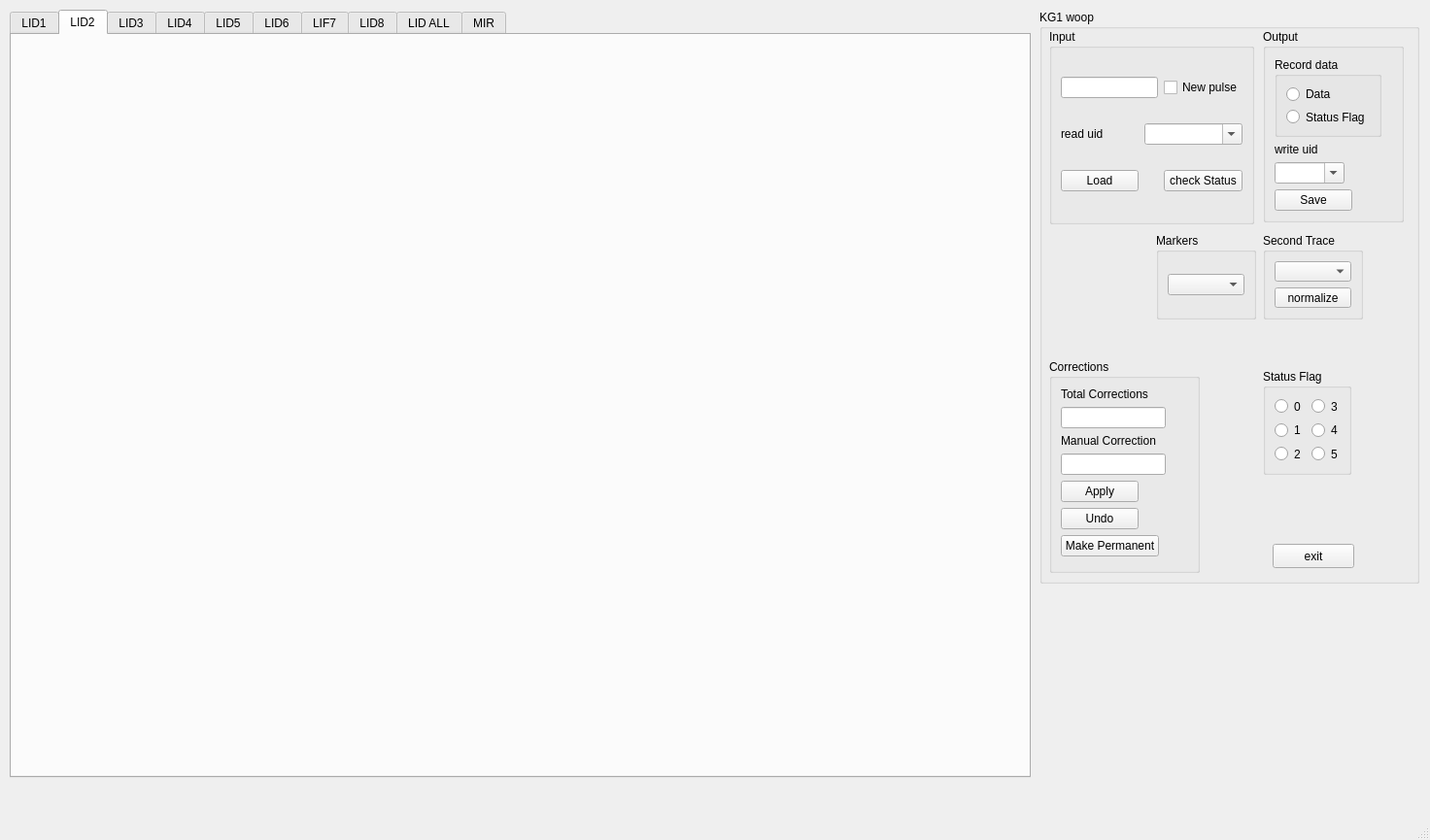
<?xml version="1.0" encoding="UTF-8"?>
<ui version="4.0">
 <class>MainWindow</class>
 <widget class="QMainWindow" name="MainWindow">
  <property name="geometry">
   <rect>
    <x>0</x>
    <y>0</y>
    <width>1472</width>
    <height>865</height>
   </rect>
  </property>
  <property name="minimumSize">
   <size>
    <width>1472</width>
    <height>865</height>
   </size>
  </property>
  <property name="maximumSize">
   <size>
    <width>1472</width>
    <height>865</height>
   </size>
  </property>
  <property name="windowTitle">
   <string>MainWindow</string>
  </property>
  <widget class="QWidget" name="centralwidget">
   <widget class="QTabWidget" name="tabWidget">
    <property name="geometry">
     <rect>
      <x>10</x>
      <y>10</y>
      <width>1051</width>
      <height>791</height>
     </rect>
    </property>
    <property name="whatsThis">
     <string>&lt;html&gt;&lt;head/&gt;&lt;body&gt;&lt;p&gt;LID1&lt;/p&gt;&lt;/body&gt;&lt;/html&gt;</string>
    </property>
    <property name="currentIndex">
     <number>1</number>
    </property>
    <widget class="QWidget" name="tab_LID1">
     <attribute name="title">
      <string>LID1</string>
     </attribute>
     <widget class="Canvas" name="widget_LID1" native="true">
      <property name="geometry">
       <rect>
        <x>0</x>
        <y>0</y>
        <width>1041</width>
        <height>781</height>
       </rect>
      </property>
     </widget>
    </widget>
    <widget class="QWidget" name="tab_LID2">
     <attribute name="title">
      <string>LID2</string>
     </attribute>
     <widget class="Canvas" name="widget_LID2" native="true">
      <property name="geometry">
       <rect>
        <x>0</x>
        <y>0</y>
        <width>1041</width>
        <height>781</height>
       </rect>
      </property>
     </widget>
    </widget>
    <widget class="QWidget" name="tab_LID3">
     <attribute name="title">
      <string>LID3</string>
     </attribute>
     <widget class="Canvas" name="widget_LID3" native="true">
      <property name="geometry">
       <rect>
        <x>0</x>
        <y>0</y>
        <width>1041</width>
        <height>781</height>
       </rect>
      </property>
     </widget>
    </widget>
    <widget class="QWidget" name="tab_LID4">
     <attribute name="title">
      <string>LID4</string>
     </attribute>
     <widget class="Canvas" name="widget_LID4" native="true">
      <property name="geometry">
       <rect>
        <x>0</x>
        <y>0</y>
        <width>1041</width>
        <height>781</height>
       </rect>
      </property>
     </widget>
    </widget>
    <widget class="QWidget" name="tab_5">
     <attribute name="title">
      <string>LID5</string>
     </attribute>
     <widget class="Canvas" name="widget_LID5" native="true">
      <property name="geometry">
       <rect>
        <x>0</x>
        <y>0</y>
        <width>1041</width>
        <height>781</height>
       </rect>
      </property>
     </widget>
    </widget>
    <widget class="QWidget" name="tab_6">
     <attribute name="title">
      <string>LID6</string>
     </attribute>
     <widget class="Canvas" name="widget_LID6" native="true">
      <property name="geometry">
       <rect>
        <x>0</x>
        <y>0</y>
        <width>1041</width>
        <height>781</height>
       </rect>
      </property>
     </widget>
    </widget>
    <widget class="QWidget" name="tab_7">
     <attribute name="title">
      <string>LIF7</string>
     </attribute>
     <widget class="Canvas" name="widget_LID7" native="true">
      <property name="geometry">
       <rect>
        <x>0</x>
        <y>0</y>
        <width>1041</width>
        <height>781</height>
       </rect>
      </property>
     </widget>
    </widget>
    <widget class="QWidget" name="tab_8">
     <attribute name="title">
      <string>LID8</string>
     </attribute>
     <widget class="Canvas" name="widget_LID8" native="true">
      <property name="geometry">
       <rect>
        <x>0</x>
        <y>0</y>
        <width>1041</width>
        <height>781</height>
       </rect>
      </property>
     </widget>
    </widget>
    <widget class="QWidget" name="tab_9">
     <attribute name="title">
      <string>LID ALL</string>
     </attribute>
     <widget class="Canvas" name="widget_LID_ALL" native="true">
      <property name="geometry">
       <rect>
        <x>0</x>
        <y>0</y>
        <width>1041</width>
        <height>781</height>
       </rect>
      </property>
     </widget>
    </widget>
    <widget class="QWidget" name="tab_10">
     <attribute name="title">
      <string>MIR</string>
     </attribute>
     <widget class="Canvas" name="widget_MIR" native="true">
      <property name="geometry">
       <rect>
        <x>0</x>
        <y>0</y>
        <width>1041</width>
        <height>781</height>
       </rect>
      </property>
     </widget>
    </widget>
   </widget>
   <widget class="QGroupBox" name="groupBox_8">
    <property name="geometry">
     <rect>
      <x>1070</x>
      <y>10</y>
      <width>391</width>
      <height>591</height>
     </rect>
    </property>
    <property name="title">
     <string>KG1 woop</string>
    </property>
    <widget class="QGroupBox" name="groupBox_3">
     <property name="geometry">
      <rect>
       <x>10</x>
       <y>20</y>
       <width>211</width>
       <height>201</height>
      </rect>
     </property>
     <property name="title">
      <string>Input</string>
     </property>
     <layout class="QGridLayout" name="gridLayout">
      <item row="0" column="2">
       <widget class="QCheckBox" name="checkBox_newpulse">
        <property name="text">
         <string>New pulse</string>
        </property>
       </widget>
      </item>
      <item row="2" column="2">
       <widget class="QPushButton" name="button_check_pulse">
        <property name="text">
         <string>check Status</string>
        </property>
       </widget>
      </item>
      <item row="1" column="1" colspan="2">
       <widget class="QComboBox" name="comboBox_readuid">
        <property name="editable">
         <bool>true</bool>
        </property>
        <property name="insertPolicy">
         <enum>QComboBox::InsertAtTop</enum>
        </property>
       </widget>
      </item>
      <item row="0" column="0" colspan="2">
       <widget class="QLineEdit" name="lineEdit_jpn">
        <property name="text">
         <string/>
        </property>
       </widget>
      </item>
      <item row="2" column="0">
       <widget class="QPushButton" name="button_read_pulse">
        <property name="text">
         <string>Load</string>
        </property>
       </widget>
      </item>
      <item row="1" column="0">
       <widget class="QLabel" name="label">
        <property name="text">
         <string>read uid</string>
        </property>
       </widget>
      </item>
     </layout>
    </widget>
    <widget class="QGroupBox" name="groupBox">
     <property name="geometry">
      <rect>
       <x>230</x>
       <y>20</y>
       <width>145</width>
       <height>199</height>
      </rect>
     </property>
     <property name="title">
      <string>Output</string>
     </property>
     <layout class="QFormLayout" name="formLayout_3">
      <item row="0" column="0">
       <widget class="QGroupBox" name="groupBox_2">
        <property name="title">
         <string>Record data</string>
        </property>
        <layout class="QGridLayout" name="gridLayout_3">
         <item row="0" column="0">
          <widget class="QRadioButton" name="radioButton_storeData">
           <property name="text">
            <string>Data</string>
           </property>
          </widget>
         </item>
         <item row="1" column="0">
          <widget class="QRadioButton" name="radioButton_storeSF">
           <property name="text">
            <string>Status Flag</string>
           </property>
          </widget>
         </item>
        </layout>
       </widget>
      </item>
      <item row="1" column="0">
       <widget class="QLabel" name="label_2">
        <property name="text">
         <string>write uid</string>
        </property>
       </widget>
      </item>
      <item row="2" column="0">
       <widget class="QComboBox" name="comboBox_writeuid">
        <property name="editable">
         <bool>true</bool>
        </property>
       </widget>
      </item>
      <item row="3" column="0">
       <widget class="QPushButton" name="button_save">
        <property name="text">
         <string>Save</string>
        </property>
       </widget>
      </item>
     </layout>
    </widget>
    <widget class="QGroupBox" name="groupBox_5">
     <property name="geometry">
      <rect>
       <x>230</x>
       <y>230</y>
       <width>103</width>
       <height>89</height>
      </rect>
     </property>
     <property name="title">
      <string>Second Trace</string>
     </property>
     <layout class="QGridLayout" name="gridLayout_7">
      <item row="0" column="0">
       <widget class="QComboBox" name="comboBox_2ndtrace"/>
      </item>
      <item row="1" column="0">
       <widget class="QPushButton" name="button_normalize">
        <property name="text">
         <string>normalize</string>
        </property>
       </widget>
      </item>
     </layout>
    </widget>
    <widget class="QGroupBox" name="groupBox_6">
     <property name="geometry">
      <rect>
       <x>10</x>
       <y>360</y>
       <width>155</width>
       <height>220</height>
      </rect>
     </property>
     <property name="title">
      <string>Corrections</string>
     </property>
     <layout class="QFormLayout" name="formLayout">
      <item row="0" column="0">
       <widget class="QLabel" name="label_3">
        <property name="text">
         <string>Total Corrections</string>
        </property>
       </widget>
      </item>
      <item row="1" column="0">
       <widget class="QLineEdit" name="lineEdit_totcorr"/>
      </item>
      <item row="2" column="0">
       <widget class="QLabel" name="label_4">
        <property name="text">
         <string>Manual Correction</string>
        </property>
       </widget>
      </item>
      <item row="3" column="0">
       <widget class="QLineEdit" name="lineEdit_mancorr"/>
      </item>
      <item row="4" column="0">
       <widget class="QPushButton" name="pushButton_apply">
        <property name="text">
         <string>Apply</string>
        </property>
       </widget>
      </item>
      <item row="5" column="0">
       <widget class="QPushButton" name="pushButton_undo">
        <property name="text">
         <string>Undo</string>
        </property>
       </widget>
      </item>
      <item row="6" column="0">
       <widget class="QPushButton" name="pushButton_makeperm">
        <property name="text">
         <string>Make Permanent</string>
        </property>
       </widget>
      </item>
     </layout>
    </widget>
    <widget class="QGroupBox" name="groupBox_4">
     <property name="geometry">
      <rect>
       <x>230</x>
       <y>370</y>
       <width>91</width>
       <height>109</height>
      </rect>
     </property>
     <property name="title">
      <string>Status Flag</string>
     </property>
     <layout class="QFormLayout" name="formLayout_2">
      <item row="0" column="0">
       <widget class="QRadioButton" name="radioButton_statusflag_0">
        <property name="text">
         <string>0</string>
        </property>
       </widget>
      </item>
      <item row="0" column="1">
       <widget class="QRadioButton" name="radioButton_statusflag_3">
        <property name="text">
         <string>3</string>
        </property>
       </widget>
      </item>
      <item row="1" column="0">
       <widget class="QRadioButton" name="radioButton_statusflag_1">
        <property name="text">
         <string>1</string>
        </property>
       </widget>
      </item>
      <item row="1" column="1">
       <widget class="QRadioButton" name="radioButton_statusflag_4">
        <property name="text">
         <string>4</string>
        </property>
       </widget>
      </item>
      <item row="2" column="0">
       <widget class="QRadioButton" name="radioButton_statusflag_2">
        <property name="text">
         <string>2</string>
        </property>
       </widget>
      </item>
      <item row="2" column="1">
       <widget class="QRadioButton" name="radioButton_statusflag_5">
        <property name="text">
         <string>5</string>
        </property>
       </widget>
      </item>
     </layout>
    </widget>
    <widget class="QPushButton" name="exit_button">
     <property name="geometry">
      <rect>
       <x>240</x>
       <y>550</y>
       <width>84</width>
       <height>25</height>
      </rect>
     </property>
     <property name="text">
      <string>exit</string>
     </property>
    </widget>
    <widget class="QGroupBox" name="groupBox_9">
     <property name="geometry">
      <rect>
       <x>120</x>
       <y>230</y>
       <width>103</width>
       <height>89</height>
      </rect>
     </property>
     <property name="title">
      <string>Markers</string>
     </property>
     <layout class="QGridLayout" name="gridLayout_8">
      <item row="0" column="0">
       <widget class="QComboBox" name="comboBox_markers"/>
      </item>
     </layout>
    </widget>
   </widget>
  </widget>
  <widget class="QMenuBar" name="menubar">
   <property name="geometry">
    <rect>
     <x>0</x>
     <y>0</y>
     <width>1472</width>
     <height>20</height>
    </rect>
   </property>
  </widget>
  <widget class="QStatusBar" name="statusbar"/>
 </widget>
 <customwidgets>
  <customwidget>
   <class>Canvas</class>
   <extends>QWidget</extends>
   <header location="global">canvas.h</header>
   <container>1</container>
  </customwidget>
 </customwidgets>
 <resources/>
 <connections/>
</ui>
